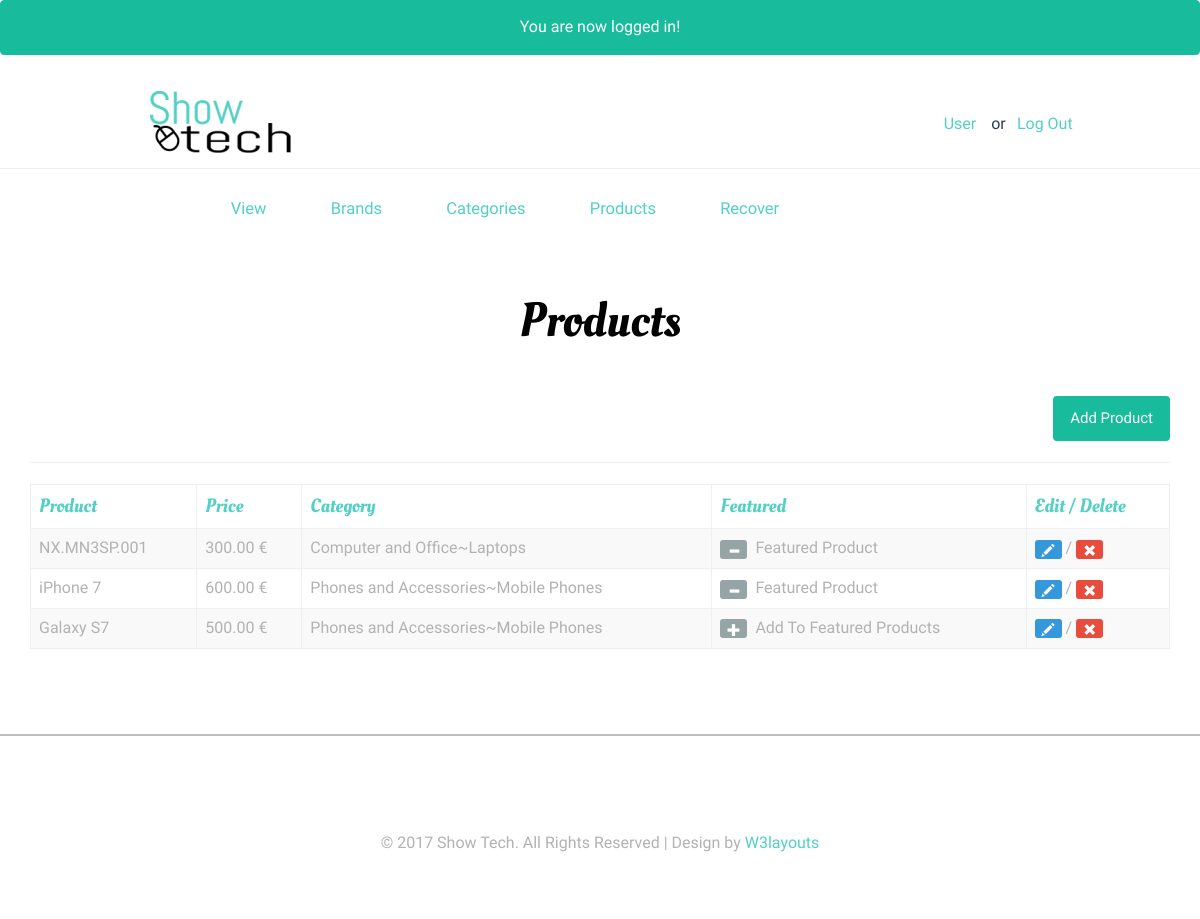
The page /accounts/products.php (signed in) on the database its author committed.
### tables this page shows
CREATE TABLE IF NOT EXISTS `users` (
  `id` int(11) NOT NULL,
  `full_name` varchar(255) NOT NULL,
  `email` varchar(255) NOT NULL,
  `password` varchar(255) NOT NULL,
  `date` datetime NOT NULL DEFAULT CURRENT_TIMESTAMP,
  `last_login` datetime NOT NULL,
  `permissions` varchar(255) NOT NULL
);

CREATE TABLE IF NOT EXISTS `products` (
  `id` int(11) NOT NULL,
  `title` varchar(255) NOT NULL,
  `price` decimal(10,2) NOT NULL,
  `list_price` decimal(10,2) NOT NULL,
  `brand` int(11) NOT NULL,
  `categories` varchar(255) NOT NULL,
  `image` varchar(255) NOT NULL,
  `description` text NOT NULL,
  `featured` tinyint(4) NOT NULL DEFAULT '0',
  `sizes` text NOT NULL,
  `deleted` tinyint(4) NOT NULL DEFAULT '0',
  `user` int(11) NOT NULL,
  `views` bigint(20) NOT NULL DEFAULT '0'
);

### accounts/products.php (the view, shortened to what this page needs)
<?php
require_once $_SERVER['DOCUMENT_ROOT'].'/showtech/assets/conn.php';
include 'include/head.php'; include 'include/scripts.php';
include 'include/header.php';  include 'include/menu.php';
$usr_id = $AdmUsr['id'];
$dbpath = '';
if (isset($_GET['add']) || isset($_GET['edit'])){
$brandQuery = $db->query("SELECT * FROM brand ORDER BY brand");
$parentQuery = $db->query("SELECT * FROM categories WHERE parent = 0 ORDER BY category");
$title = ((isset($_POST['title']) && $_POST['title'] != '')?sanitaze($_POST['title']):'');
$brand = ((isset($_POST['brand']) && !empty($_POST['brand']))?sanitaze($_POST['brand']):'');
$category = ((isset($_POST['child']) && !empty($_POST['child']))?sanitaze($_POST['child']) : '');
$parent = ((isset($_POST['parent']) && !empty($_POST['parent']))?sanitaze($_POST['parent']) : '');
$price = ((isset($_POST['price']) && $_POST['price'] != '')?sanitaze($_POST['price']):'');
$list_price = ((isset($_POST['list_price']) && $_POST['list_price'] != '')?sanitaze($_POST['list_price']):'');
$description = ((isset($_POST['description']) && $_POST['description'] != '')?sanitaze($_POST['description']):'');
$sizes = ((isset($_POST['sizes']) && $_POST['sizes'] != '')?sanitaze($_POST['sizes']):'');
$sizes = rtrim($sizes,',');
$saved_image = '';
if(isset($_GET['edit'])){
  $edit_id = (int)$_GET['edit'];
  $productResults = $db->query("SELECT * FROM products WHERE user = '$usr_id' AND id = '$edit_id'");
  $product = mysqli_fetch_assoc($productResults);
  if(isset($_GET['delete_image'])){
    $imgi = (int)$_GET['imgi'] - 1;
    $images = explode(',',$product['image']);
    $image_url = $_SERVER['DOCUMENT_ROOT'].$images[$imgi];
    unlink($image_url);
    unset($images[$imgi]);
    $imageString = implode(',',$images);
    $db->query("UPDATE products SET image = '{$imageString}' WHERE id = '$edit_id'");
    header('Location: products.php?edit='.$edit_id);
  }
  $title = ((isset($_POST['title']) && $_POST['title'] != '')?sanitaze($_POST['title']):$product['title']);
  $brand = ((isset($_POST['brand']) && $_POST['brand'] != '')?sanitaze($_POST['brand']):$product['brand']);
  $category = ((isset($_POST['child']) && $_POST['child'] != '')?sanitaze($_POST['child']) : $product['categories']);
  $parentQ = $db->query("SELECT * FROM categories WHERE id = '{$category}'");
  $parentResult = mysqli_fetch_assoc($parentQ);
  $parent = ((isset($_POST['parent']) && !empty($_POST['parent']))?sanitaze($_POST['parent']) : $parentResult['parent']);
  $price = ((isset($_POST['price']) && $_POST['price'] != '')?sanitaze($_POST['price']):$product['price']);
  $list_price = ((isset($_POST['list_price']))?sanitaze($_POST['list_price']):$product['list_price']);
  $description = ((isset($_POST['description']))?sanitaze($_POST['description']):$product['description']);
  $sizes = ((isset($_POST['sizes']) && $_POST['sizes'] != '')?sanitaze($_POST['sizes']):$product['sizes']);
  $sizes = rtrim($sizes,',');
  $saved_image = (($product['image'] != '')?$product['image']:'');
  $dbpath = $saved_image;
}
if (!empty($sizes)) {
  $sizeString = sanitaze($sizes);
  $sizeString = rtrim($sizeString,',');
  $sizesArray = explode(',',$sizeString);
  $sArray = array();
  $qArray = array();
  foreach($sizesArray as $ss){
    $s = explode(':', $ss);
    $sArray[] = $s[0];
    $qArray[] = $s[1];
  }
}else{$sizesArray = array();}
if ($_POST) {
  $errors= array();
  $required = array('title', 'brand', 'price', 'parent', 'child', 'sizes');
  foreach($required as $field){
    if($_POST[$field] == ''){
      $errors[] = 'All Fields With and Astrisk are required.';
      break;
    }
  }
  if(!empty($_FILES)){
  $allowed = array('png','jpg','jpeg','PNG','JPG','JPEG');
  $photoName = array();
  $tmpLoc = array();
  $uploadPath = array();
  $uploadName = array();
  $photoCount = count($_FILES['photo']['name']);
   if ($photoCount > 0) {
     for($i=0;$i<$photoCount;$i++){
      $name = $_FILES['photo']['name'][$i];
      $nameArray = explode('.',$name);
      $fileName = $nameArray[0];
      $fileExt = $nameArray[1];
      $mime = explode('/',$_FILES['photo']['type'][$i]);
      $mimeType = $mime[0];
      $mimeExt = $mime[1];
      $tmpLoc[] = $_FILES['photo']['tmp_name'][$i];
      $fileSize = $_FILES['photo']['size'][$i];
      $uploadName = md5(microtime()).'.'.$fileExt;
      $uploadPath[] = BASEURL.'images/products/'.$uploadName;
      if($i != 0 && $i < $photoCount){
        $dbpath .= ',';
      }
      $dbpath .= '/showtech/images/products/'.$uploadName;
      if ($mimeType != 'image') {
        $errors[] = 'The file must be an image.';
      }
      if (!in_array($fileExt, $allowed)) {
        $errors[] = 'The file extension must be a png, jpg, or jpeg.';
      }
      if ($fileSize > 15000000) {
        $errors[] = 'The files size must be under 15MB.';
      }
      if ($fileExt != $mimeExt && $mimeExt == 'jpeg' && $fileExt != 'jpg') {
        $errors[] = 'File extension does not match the file.';
      }
    }
   }
  if(!empty($errors)){
    echo display_errors($errors);
  }else{
    if($photoCount > 0){
      for($i=0;$i<$photoCount;$i++){
        move_uploaded_file($tmpLoc[$i],$uploadPath[$i]);
			}
		}
	}
  }
    $insertSql = "INSERT INTO products (`title`,`price`,`list_price`,`brand`,`categories`,`sizes`,`image`,`description`,`user`)
     VALUES ('$title','$price', '$list_price', '$brand', '$category','$sizes','$dbpath','$description','$usr_id')";
     if(isset($_GET['edit'])){
       $insertSql = "UPDATE products SET `title` = '$title', `price` = '$price', `list_price` = '$list_price',
       `brand` = '$brand', `categories` = '$category', `sizes` = '$sizes', `image` = '$dbpath', `description` = '$description'
       WHERE id ='$edit_id'";
     }
     $db->query($insertSql);
     header('Location: products.php');
}
?>
 <div class="container">
    <div class="content-top">
        <h1><?php echo ((isset($_GET['edit']))?'Edit' : 'Add A New'); ?> Product</h1>
     <hr>
<form action="products.php?<?=((isset($_GET['edit']))?'edit='.$edit_id:'add=1');?>" method="POST" enctype="multipart/form-data">
    <div class="form-group col-md-3">
      <label for="title">Title*:</label>
      <input type="text" name="title" class="form-control" id="title" value="<?=$title;?>">
    </div>
    <div class="form-group col-md-3">
      <label for="brand">Brand*:</label>
      <select class="form-control" id="brand" name="brand">
        <option value=""<?=(($brand == '')?' selected':'');?>></option>
        <?php while($b = mysqli_fetch_assoc($brandQuery)): ?>
          <option value="<?=$b['id'];?>"<?=(($brand == $b['id'])?' selected':'');?>><?=$b['brand'];?></option>
        <?php endwhile; ?>
      </select>
    </div>
    <div class="form-group col-md-3">
        <label for="parent">Parent Category*:</label>
        <select class="form-control" name="parent" id="parent">
            <option value=""<?php echo (($parent == '')?' selected' : ''); ?>></option>
            <?php while($p = mysqli_fetch_assoc($parentQuery)) : ?>
            <option value="<?php echo $p['id']; ?>"<?php echo (($parent == $p['id'])?' selected' : ''); ?>><?php echo $p['category']; ?></option>
            <?php endwhile; ?>
        </select>
    </div>
    <div class="form-group col-md-3">
        <label for="child">Child Category*:</label>
        <select class="form-control" name="child" id="child"></select>
    </div>
    <div class="form-group col-md-3">
      <label for="price">Price*:</label>
      <input type="text" id="price" name="price" class="form-control" value="<?=$price;?>">
    </div>
    <div class="form-group col-md-3">
      <label for="list_price">List Price:</label>
      <input type="text" id="list_price" name="list_price" class="form-control" value="<?=$list_price;?>">
    </div>
    <div class="form-group col-md-3">
      <label>Quantity & Sizes*:</label>
      <button class="btn btn-default form-control" onclick="jQuery('#sizesModal').modal('toggle');return false;">Quantity & Sizes</button>
    </div>
    <div class="form-group col-md-3">
      <label for="sizes">Sizes & Qty Preview</label>
      <input type="text" class="form-control" name="sizes" id="sizes" value="<?=$sizes;?>" readonly>
    </div>
    <div class="form-group col-md-6">
      <?php if($saved_image != ''): ?>
        <?php
        $imgi = 1;
        $images = explode(',',$saved_image); ?>
          <?php foreach($images as $image):?>
            <div class="saved-image col-md-4">
              <img src="<?=$image;?>" alt="saved image"/><br>
              <a href="products.php?delete_image=1&edit=<?=$edit_id;?>&imgi=<?=$imgi;?>" class="text-danger">Delete Image</a>
            </div>
          <?php $imgi++; endforeach;?>
      <?php else: ?>
        <label for="photo">Product Photo:</label>
        <input type="file" name="photo[]" id="photo" class="form-control" multiple>
      <?php endif; ?>
    </div>
    <div class="form-group col-md-6">
      <label for="description">Description:</label>
      <textarea id="description" name="description" class="form-control" rows="6"><?=$description;?></textarea>
    </div>
    <div class="form-group pull-right">
      <a href="products.php" class="btn btn-default">Cancel</a>
      <input type="submit" value="<?=((isset($_GET['edit']))?'Edit':'Add');?> Product" class="btn btn-success">
    </div><div class="clearfix"></div>
  </form>
</div></div>
<div class="modal fade" id="sizesModal" tabindex="-1" role="dialog" aria-labelledby="sizesModalLabel" aria-hidden="true">
  <div class="modal-dialog modal-lg">
    <div class="modal-content">
      <div class="modal-header">
        <button type="button" class="close" data-dismiss="modal" aria-label="Close"><span aria-hidden="true">&times;</span></button>
        <h4 class="modal-title" id="sizesModalLabel">Size & Quantity</h4>
      </div>
      <div class="modal-body">
        <div class="container-fluid">
        <?php for($i=1;$i <= 12;$i++): ?>
          <div class="form-group col-md-2">
            <label for="size<?=$i;?>">Size:</label>
            <input type="text" name="size<?=$i;?>" id="size<?=$i;?>" value="<?=((!empty($sArray[$i-1]))?$sArray[$i-1]:'');?>" class="form-control">
          </div>
          <div class="form-group col-md-2">
            <label for="qty<?=$i;?>">Quantity:</label>
            <input type="number" name="qty<?=$i;?>" id="qty<?=$i;?>" value="<?=((!empty($qArray[$i-1]))?$qArray[$i-1]:'');?>" min="0" class="form-control">
          </div>
          <!-- <div class="form-group col-md-2">
            <label for="threshold<?=$i;?>">Threshold:</label>
            <input type="number" name="threshold<?=$i;?>" id="threshold<?=$i;?>" value="<?=((!empty($tArray[$i-1]))?$tArray[$i-1]:'');?>" min="0" class="form-control">
          </div> -->
        <?php endfor; ?>
      </div>
      </div>
      <div class="modal-footer">
        <button type="button" class="btn btn-default" data-dismiss="modal">Close</button>
        <button type="button" class="btn btn-primary" onclick="updateSizes();jQuery('#sizesModal').modal('toggle');return false;">Save changes</button>
      </div>
    </div>
  </div>
</div>
<?php }else{
$sql = "SELECT * FROM products WHERE user = '$usr_id' AND deleted = 0 ORDER BY categories";
$presults = $db->query($sql);
 ?>
<div class="container">
    <div class="content-top">
        <h1>
            Products
        </h1>
        <a href="products.php?add=1" class="btn btn-success pull-right">Add Product</a>
        <div class="clearfix">
        </div>
        <hr>
        <table class="table table-hover table-bordered table-condensed table-striped">
  <thead><th>Product</th><th>Price</th><th>Category</th><th>Featured</th><th>Edit / Delete</th></thead>
  <tbody>
    <?php while($product = mysqli_fetch_assoc($presults)):
        $childID = $product['categories'];
        $catSql = "SELECT * FROM categories WHERE id = '$childID'";
        $result = $db->query($catSql);
        $child = mysqli_fetch_assoc($result);
        $parentID = $child['parent'];
        $pSql =  "SELECT * FROM categories WHERE id = '$parentID'";
        $presult = $db->query($pSql);
        $parent = mysqli_fetch_assoc($presult);
        $category = $parent['category'].'~'.$child['category'];
      ?>
      <tr>
        <td><?=$product['title'];?></td>
        <td><?=$product['price'];?> €</td>
        <td><?=$category;?></td>
        <td><a href="products.php?featured=<?=(($product['featured'] == 0)?'1':'0');?>&id=<?=$product['id'];?>" class="btn btn-xs btn-default">
          <span class="glyphicon glyphicon-<?=(($product['featured']==1)?'minus':'plus');?>"></span>
          </a>&nbsp <?=(($product['featured'] == 1)?'Featured Product':'Add To Featured Products');?></td>
        <td>
          <a href="products.php?edit=<?=$product['id'];?>" class="btn btn-xs btn-info"><span class="glyphicon glyphicon-pencil"></span></a> /
          <a href="products.php?delete=<?=$product['id'];?>" class="btn btn-xs btn-danger"><span class="glyphicon glyphicon-remove"></span></a>
        </td>
      </tr>
    <?php endwhile; ?>
  </tbody>
</table>
    </div>
</div>
<?php } include 'include/footer.php';?>

### accounts/include/header.php
<div class="header">
	<div class="header-top">
		<div class="container">
				<div class="col-sm-4 logo">
					<a href="index.php"><img src="../images/logo.png" alt=""></a>
				</div>
			<div class="col-sm-3 logo">
				</div>
			<div class="col-sm-5 header-left">
					<p class="log pull-right"><a href="account.php"><?= $AdmUsr['full_name'];?></a>
						<span>or</span><a  href="logout.php"  >Log Out</a></p>
					<div class="clearfix"> </div>
			</div>
				<div class="clearfix"> </div>
		</div>
	</div>
		<div class="container">
			<div class="head-top">

### css/style.css (style rules this page uses)
html,body { background:#fff; font-size: 100%; font-family: 'Roboto-Regular'; }
body a { transition: 0.5s all; -webkit-transition: 0.5s all; -o-transition: 0.5s all; -moz-transition: 0.5s all; -ms-transition: 0.5s all; }
h1,h2,h3,h4,h5,h6,label,p { margin:0; }
.header-top { border-bottom: 1px solid #eee; padding: 15px 0; }
.header-left { margin-top: 4px; }
.head-top { padding: 1em 0 0; }
.logo { text-align:center; }
p.log { float:left; font-size: 1em; width: 50%; margin-top: 4%; }
p.log a { color:#52D0C4; text-decoration:none; margin: 0 5%; display: inline-block; }
.content-top h1 { color:#000; font-size: 3em; font-family: 'OleoScript-Regular'; text-align: center; margin: 0 0 1em; }
.content-top { padding: 4em 0; }
table { width:100%; margin: 0em 0 2em; }
th { color: #52D0C4; font-size: 1.2em; font-family: 'OleoScript-Regular'; font-weight: 400; }
th, td { padding: 10px; }
td { color:#b2b2b2; font-size: 1em; }
.table > thead > tr > th, .table > tbody > tr > th, .table > tfoot > tr > th, .table > thead > tr > td, .table > tbody > tr > td, .table > tfoot > tr > td { padding: 8px; line-height: 1.42857143; vertical-align: top; border-top: none; }

### rows shown on the page
users: full_name "User"
products: title "NX.MN3SP.001", price "300.00", category "Computer and Office~Laptops", featured 1 (drawn)
products: title "iPhone 7", price "600.00", category "Phones and Accessories~Mobile Phones", featured 1 (drawn)
products: title "Galaxy S7", price "500.00", category "Phones and Accessories~Mobile Phones", featured 0 (drawn)

### other values the page prints
$_SESSION['success_flash'] "You are now logged in!"
